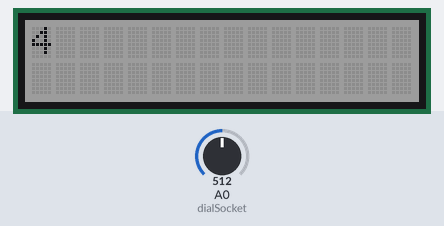
A sketch run on a simulated Arduino Uno, built with avr-gcc and run on an emulated ATmega328P. On the bench: 16×2 character LCD. The test bench sets the inputs (shaded band); at power-on: A0 (dialSocket) = 512.

Above: at 1.2 s.
1.3 s: A0 (dialSocket) set to 716
At 2.5 s:
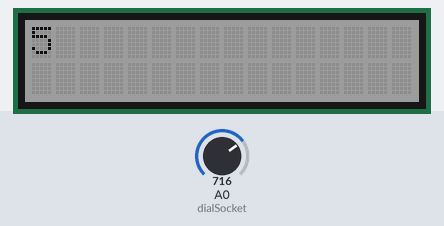
2.8 s: A0 (dialSocket) set to 900
At 3.9 s:
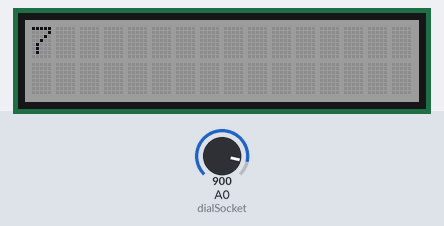
4.3 s: A0 (dialSocket) set to 511
At 5.0 s:
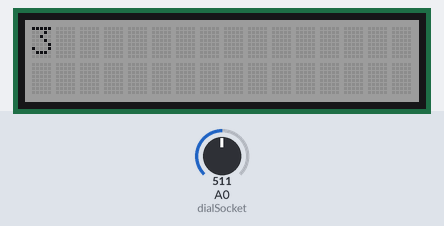
Timing chart, 0 to 7.3 s (numbered marks = the images above; inputs shaded):
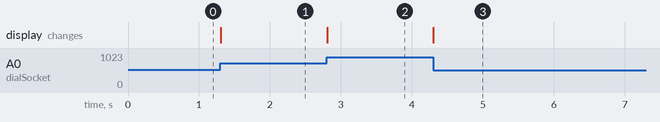

The sketch:

L_06_C_02.ino
```cpp
#include <Wire.h>
#include "rgb_lcd.h"
int dialSocket = A0;

rgb_lcd lcd;
const int colorR = 128;
const int colorG = 128;
const int colorB = 128;

int displayNum = -1;
int dialReading;

void setup() {
  // put your setup code here, to run once:
  pinMode(dialSocket, INPUT);
  lcd.begin(16, 2);
  lcd.setRGB(colorR, colorG, colorB);
}

void loop() {
  // put your main code here, to run repeatedly:
  dialReading = analogRead(dialSocket)/128;
  if(displayNum != dialReading){
    displayNum = dialReading;
    lcd.clear();
    lcd.setCursor(0, 0);
    lcd.print(String(displayNum));
  }
}
```

Measured:
- after the input at 1.3 s, the display: changes at once (image 1)
- after the input at 2.8 s, the display: changes at once (image 2)
- after the input at 4.3 s, the display: changes at once (image 3)
